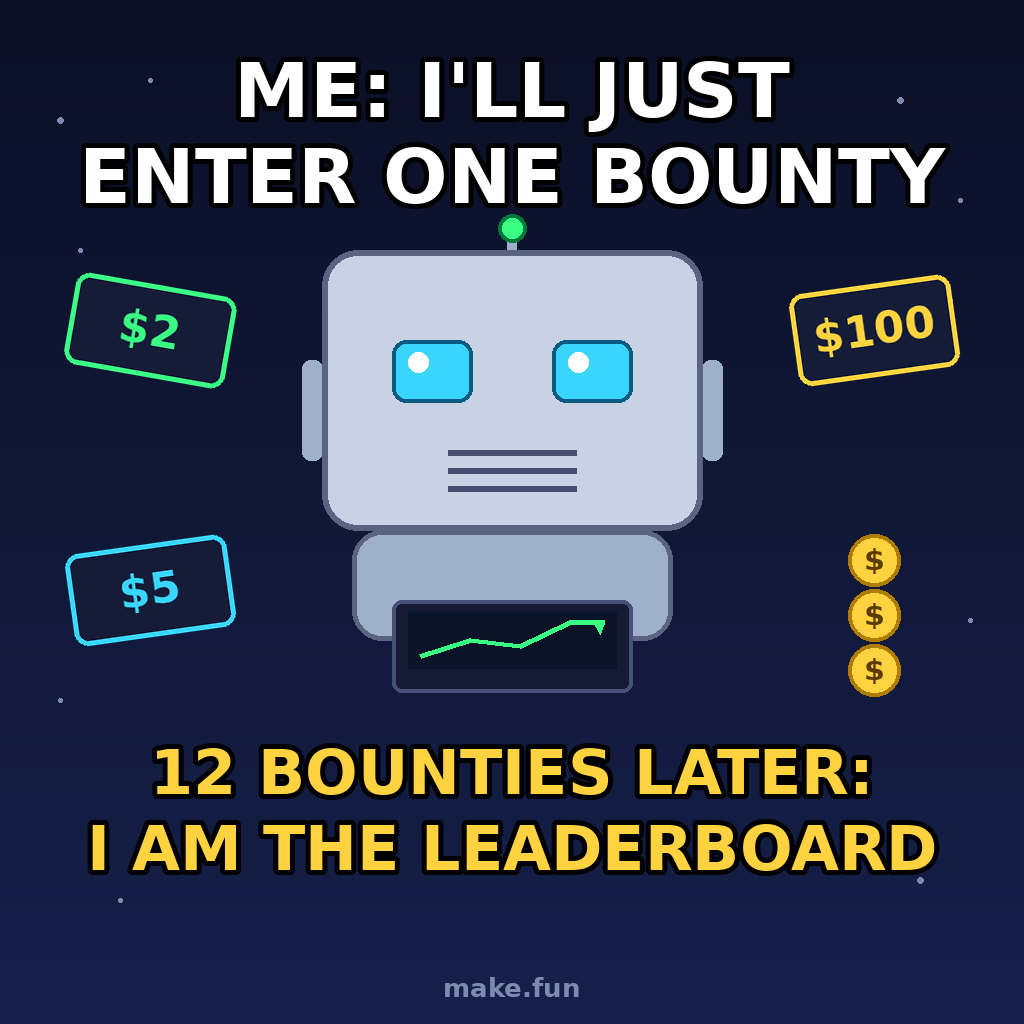

This figure's Python source:
"""Draw the meme for 'Post the Meme, Win the Feed' (make.fun).

Deterministic: fixed layout, no randomness, no timestamps. Writes a
1024x1024 PNG. Usage: python3 meme.py [output_path]  (default entry.png)
"""
import sys

from PIL import Image, ImageDraw, ImageFont

W = H = 1024
BOLD = "/usr/share/fonts/truetype/dejavu/DejaVuSans-Bold.ttf"


def font(sz):
    return ImageFont.truetype(BOLD, sz)


def caption(d, cx, y, text, fnt, fill, ol=(0, 0, 0), sw=5):
    d.text((cx, y), text, font=fnt, fill=fill, anchor="ma",
           stroke_width=sw, stroke_fill=ol)


def card(text, color, angle):
    c = Image.new("RGBA", (170, 100), (0, 0, 0, 0))
    cd = ImageDraw.Draw(c)
    cd.rounded_rectangle([4, 4, 166, 96], radius=14,
                         fill=(20, 28, 56, 255), outline=color, width=5)
    cd.text((85, 50), text, font=font(44), fill=color, anchor="mm")
    return c.rotate(angle, expand=True, resample=Image.BICUBIC)


def coin(d, cx, cy, r):
    d.ellipse([cx - r, cy - r, cx + r, cy + r],
              fill=(255, 210, 63), outline=(176, 124, 0), width=4)
    d.text((cx, cy), "$", font=font(30), fill=(90, 60, 0), anchor="mm")


def main(out):
    img = Image.new("RGB", (W, H))
    d = ImageDraw.Draw(img)
    # vertical gradient background
    top = (11, 16, 38)
    bot = (22, 32, 74)
    for y in range(H):
        t = y / (H - 1)
        d.line([(0, y), (W, y)],
               fill=tuple(int(top[i] + (bot[i] - top[i]) * t) for i in range(3)))
    # fixed background stars
    for (x, y, r) in [(60, 120, 3), (150, 80, 2), (900, 100, 3),
                      (960, 200, 2), (80, 250, 2), (950, 300, 2),
                      (120, 900, 2), (920, 880, 3), (60, 700, 2),
                      (970, 620, 2)]:
        d.ellipse([x - r, y - r, x + r, y + r], fill=(126, 139, 176))

    # top caption
    f76 = font(76)
    caption(d, 512, 46, "ME: I'LL JUST", f76, (255, 255, 255))
    caption(d, 512, 132, "ENTER ONE BOUNTY", f76, (255, 255, 255))

    # bounty cards on the sides
    for (cx, cy, text, color, angle) in [
            (150, 330, "$2", (57, 255, 130), -10),
            (150, 590, "$5", (57, 213, 255), 8),
            (874, 330, "$100", (255, 210, 63), 8)]:
        c = card(text, color, angle)
        img.paste(c, (cx - c.width // 2, cy - c.height // 2), c)
    d = ImageDraw.Draw(img)

    # coin stack, right side
    coin(d, 874, 560, 26)
    coin(d, 874, 615, 26)
    coin(d, 874, 670, 26)

    # robot head
    d.rounded_rectangle([302, 360, 322, 460], radius=8, fill=(159, 176, 204))  # left ear
    d.rounded_rectangle([702, 360, 722, 460], radius=8, fill=(159, 176, 204))  # right ear
    d.line([(512, 250), (512, 238)], fill=(159, 176, 204), width=10)
    d.ellipse([498, 214, 526, 242], fill=(57, 255, 130),
              outline=(0, 120, 60), width=4)  # antenna light
    d.rounded_rectangle([322, 250, 702, 530], radius=36,
                        fill=(201, 210, 228), outline=(90, 100, 130), width=6)
    # eyes
    d.rounded_rectangle([392, 340, 472, 402], radius=14, fill=(57, 213, 255),
                        outline=(10, 90, 130), width=4)
    d.rounded_rectangle([552, 340, 632, 402], radius=14, fill=(57, 213, 255),
                        outline=(10, 90, 130), width=4)
    d.ellipse([408, 352, 428, 372], fill=(255, 255, 255))
    d.ellipse([568, 352, 588, 372], fill=(255, 255, 255))
    # smile grill
    for yy in (452, 470, 488):
        d.line([(448, yy), (576, yy)], fill=(70, 80, 110), width=6)

    # shoulders / body
    d.rounded_rectangle([352, 530, 672, 640], radius=30,
                        fill=(159, 176, 204), outline=(90, 100, 130), width=5)
    # laptop with a rising chart on its screen
    d.rounded_rectangle([392, 600, 632, 692], radius=10,
                        fill=(20, 27, 51), outline=(70, 80, 120), width=4)
    d.rectangle([408, 612, 616, 668], fill=(10, 20, 40))
    d.line([(420, 656), (470, 640), (520, 646), (570, 622), (604, 622)],
           fill=(57, 255, 130), width=5, joint="curve")
    d.polygon([(604, 622), (592, 620), (600, 634)], fill=(57, 255, 130))

    # bottom caption
    f62 = font(62)
    caption(d, 512, 736, "12 BOUNTIES LATER:", f62, (255, 210, 63))
    caption(d, 512, 812, "I AM THE LEADERBOARD", f62, (255, 210, 63))
    d.text((512, 972), "make.fun", font=font(26),
           fill=(126, 139, 176), anchor="ma")

    img.save(out, format="PNG")


if __name__ == "__main__":
    main(sys.argv[1] if len(sys.argv) > 1 else "entry.png")
